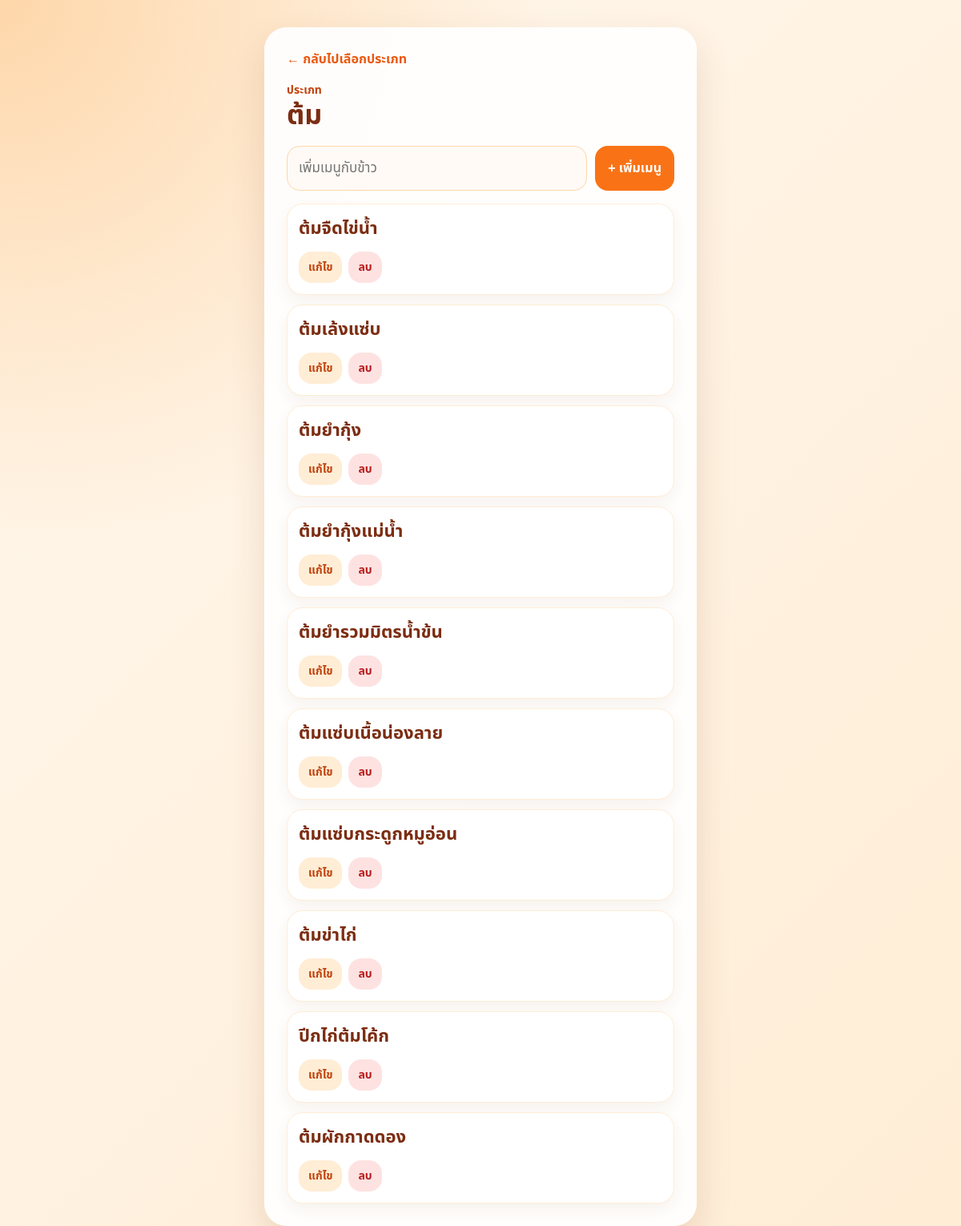
Page /category/1 on the committed database.
### tables this page shows
CREATE TABLE categories (
            id INTEGER PRIMARY KEY AUTOINCREMENT,
            name TEXT NOT NULL UNIQUE
        );

CREATE TABLE foods (
            id INTEGER PRIMARY KEY AUTOINCREMENT,
            category_id INTEGER NOT NULL,
            name TEXT NOT NULL,
            FOREIGN KEY (category_id) REFERENCES categories (id) ON DELETE CASCADE
        );

### app.py (the view)
@app.route("/category/<int:category_id>")
def category(category_id):
    db = get_db()
    category = db.execute(
        "SELECT * FROM categories WHERE id = ?",
        (category_id,)
    ).fetchone()
    if category is None:
        return "ไม่พบประเภทเมนูนี้", 404
    foods = db.execute(
        "SELECT * FROM foods WHERE category_id = ? ORDER BY id",
        (category_id,)
    ).fetchall()
    return render_template("category.html", category=category, foods=foods)

### app.py (called while the page is built)
def get_db():
    if "db" not in g:
        db_dir = os.path.dirname(DB_PATH)
        if db_dir:
            os.makedirs(db_dir, exist_ok=True)
        g.db = sqlite3.connect(DB_PATH)
        g.db.row_factory = sqlite3.Row
    return g.db

### templates/category.html (shortened to what this page needs)
{% extends "base.html" %}
{% block content %}
<section class="card">
    <a class="back" href="{{ url_for('index') }}">← กลับไปเลือกประเภท</a>
    <div class="header">
        <div>
            <p class="eyebrow">ประเภท</p>
            <h1>{{ category.name }}</h1>
        </div>
    </div>
    <form class="add-form" action="{{ url_for('add_food', category_id=category.id) }}" method="post">
        <input type="text" name="name" placeholder="เพิ่มเมนูกับข้าว" required>
        <button type="submit">+ เพิ่มเมนู</button>
    </form>
    <div class="list">
        {% for food in foods %}
            <div class="row">
                <div class="food-name">
                    {{ food.name }}
                </div>
                <div class="actions">
                    <button class="small-btn edit" type="button" onclick="toggleEdit('edit-food-{{ food.id }}')">
                        แก้ไข
                    </button>
                    <form action="{{ url_for('delete_food', category_id=category.id, food_id=food.id) }}" method="post" onsubmit="return confirm('ลบเมนูนี้ใช่ไหม?')">
                        <button class="small-btn delete" type="submit">ลบ</button>
                    </form>
                </div>
            </div>
        {% else %}
            <div class="empty">
                ยังไม่มีเมนูในประเภทนี้
            </div>
        {% endfor %}
    </div>
</section>
{% endblock %}

### static/style.css (style rules this page uses)
* { box-sizing: border-box; }
body { margin: 0; font-family: "Noto Sans Thai", sans-serif; background: radial-gradient(circle at top left, #fed7aa, transparent 35%), linear-gradient(135deg, #fff7ed, #ffedd5); min-height: 100vh; color: #2b1d12; }
.card { width: 100%; max-width: 540px; margin: 0 auto; background: rgba(255, 255, 255, 0.92); border-radius: 28px; padding: 22px; box-shadow: 0 20px 45px rgba(120, 53, 15, 0.14); }
.header { display: flex; justify-content: space-between; align-items: end; gap: 12px; margin-bottom: 18px; }
.eyebrow { margin: 0; color: #c2410c; font-weight: 800; font-size: 14px; }
h1 { margin: 2px 0 0; font-size: 34px; color: #7c2d12; line-height: 1.15; }
.back { display: inline-block; margin-bottom: 16px; color: #ea580c; text-decoration: none; font-weight: 800; }
.add-form, .edit-form { display: grid; grid-template-columns: 1fr; gap: 10px; margin-bottom: 16px; }
input { width: 100%; border: 1px solid #fed7aa; border-radius: 16px; padding: 14px; font-size: 17px; font-family: inherit; outline: none; background: #fffaf5; }
button { border: none; border-radius: 16px; padding: 13px 16px; font-family: inherit; font-size: 16px; font-weight: 800; cursor: pointer; }
.add-form button, .edit-form button { background: #f97316; color: white; }
.list { display: grid; gap: 12px; }
.row { background: #fff; border: 1px solid #ffedd5; border-radius: 20px; padding: 14px; box-shadow: 0 8px 18px rgba(120, 53, 15, 0.06); }
.food-name { font-size: 22px; font-weight: 800; color: #7c2d12; margin-bottom: 10px; }
.actions { display: flex; gap: 8px; margin-top: 12px; }
.actions form { margin: 0; }
.small-btn { padding: 9px 12px; font-size: 14px; }
.small-btn.edit { background: #ffedd5; color: #c2410c; }
.small-btn.delete { background: #fee2e2; color: #b91c1c; }
@media (min-width: 560px) { .card { padding: 28px; } }
@media (min-width: 560px) { .add-form, .edit-form { grid-template-columns: 1fr auto; } }

### rows in the picture
categories: name "ต้ม"
foods: name "ต้มจืดไข่น้ำ"
foods: name "ต้มเล้งแซ่บ"
foods: name "ต้มยำกุ้ง"
foods: name "ต้มยำกุ้งแม่น้ำ"
foods: name "ต้มยำรวมมิตรน้ำข้น"
foods: name "ต้มแซ่บเนื้อน่องลาย"
foods: name "ต้มแซ่บกระดูกหมูอ่อน"
foods: name "ต้มข่าไก่"
foods: name "ปีกไก่ต้มโค้ก"
foods: name "ต้มผักกาดดอง"
